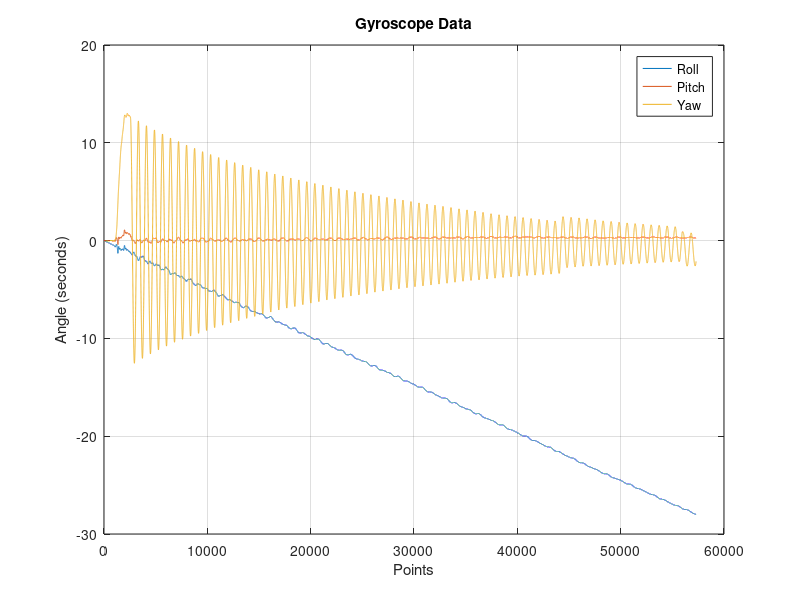
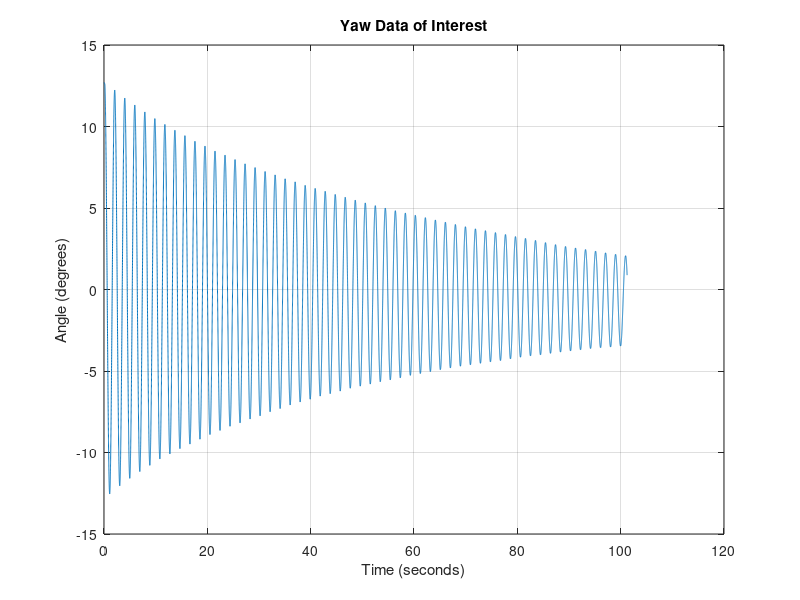

Write MATLAB code to recreate these figures, in order. (Note: this script raises an error after producing the figures.)
%% Calculate Drone Moment of Inertia
% September 4, 2014

%% Method
% To calcuate the moment of inertia about each axis of the drone, a bifilar
% pendulum method was used.  The method is described in detail in the
% article,
% <http://www.mathworks.com/company/newsletters/articles/improving-mass-moment-of-inertia-measurements.html
% Improving Mass Moment of Inertia Measurements>
% 
% The mass momemnt of inertia can be calculated using a linearized formula
% as described, or the full non-linear dynamic equation can be represented
% in Simulink and parameter estimation can be used to find all unknown
% parameters including the moment of inertia.
%
% Only the linearized formula will be used to calculate the moment of
% ineratia here.

%% Load Raw Data
% The drone was attached to the bifilar pendulum to measure the motion
% about the Z-axis (yaw).  Gyroscope readings were collected for all three
% axis.
close all
load Gyro_reading2

figure
plot(GyroIntegration.signals.values)
legend('Roll','Pitch','Yaw')
title('Gyroscope Data')
xlabel('Points')
ylabel('Angle (seconds)')
grid on

%%
% By inpection, the indeces of the yaw data that we will use is 2501:43000.

ind = 2501:43000;

time = GyroIntegration.time(ind);
time = time - time(1); % start the new time vector at 0
yaw  = GyroIntegration.signals.values(ind,3);

figure
plot(time,yaw)
title('Yaw Data of Interest')
ylabel('Angle (degrees)')
xlabel('Time (seconds)')
grid on

%% Find Natural Frequency
% The equation to calculate the moment of inertia from the linearized
% equation of motion requires several physical constants and one unknown,
% the natural frequency.  We can find the natural frequency from the
% oscillations of the gyroscope data.  We will use a curve fitting function
% to find the equation of the decaying sine wave for the oscillations. The
% form of the equation is:
%
% $$y(t) = A \cdot e^{-\lambda t}\cdot \sin\left(\omega_n t + \phi\right) + m \cdot t + b$$
%
% The additional terms are a line to correct for any drift in the sensors
% over time (refer to the roll reading in the first figure).

init = [0,0,0,2,0,0];
[params,resnorm,exitflag] = estCurveDrift(yaw,time,init);
title('Yaw Data with Curve Fit')
xlabel('Time (seconds)')
ylabel('Angle (Degrees)')
legend('Data','Curve Fit')
wn = params(4)

%% Calculate Inertia
% The equation for calculating the inertia about the vertical axis of the
% bifilar pendulum is:
% 
% $$ I = \frac{mgD^2}{4h\omega_n^2} $$
%
% Where $m$ is the mass of the drone, $g$ is the gravitational
% acceleration, $D$ is the distance between the two stings of the pendulum,
% $h$ is the length of the pendulum strings, and $\omega_n$ is the
% natural frequency of the oscillations.
%
% We found the natural frequency from the curve fitting and the other
% parameters can be measured.

load droneMasses

m = m_indoorHull; %kg
D = 34.3/100;     % m
h = 187.3/100;    % m
g = 9.81;         % m/s^2

I = (m*g*D^2)/(4*h*wn^2)



